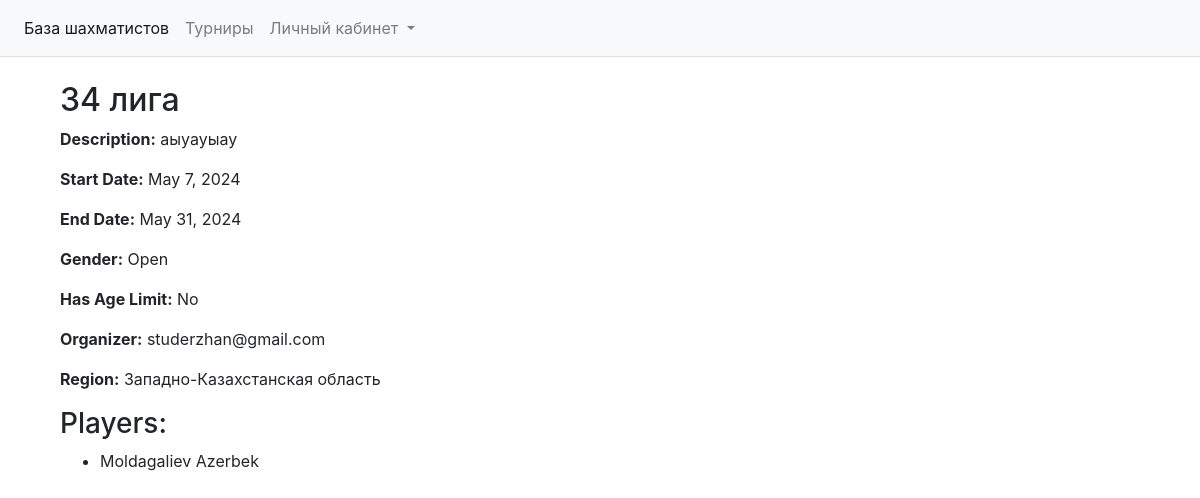
The app's page /tournaments/detail/3 with its own data.
### tournament/models.py (models this page shows, shortened)
class Tournament(models.Model):
    title = models.CharField('', max_length=50)
    description = models.TextField()
    start_date = models.DateField()
    end_date = models.DateField()
    gender = models.CharField(max_length=5, choices=TYPE_CHOICES, default='open')
    has_age_limit = models.BooleanField(default=False)
    min_age = models.PositiveIntegerField(blank=True, null=True)
    max_age = models.PositiveIntegerField(blank=True, null=True)
    organizer = models.ForeignKey(User, on_delete=models.CASCADE)
    players = models.ManyToManyField(ChessPlayers, related_name='tournaments')
    region = models.ForeignKey(Region, on_delete=models.CASCADE, null=True)

### players/models.py (models this page shows)
class User(AbstractBaseUser, PermissionsMixin):
    email = models.EmailField(unique=True, verbose_name='email address')
    is_active = models.BooleanField(default=True)
    is_staff = models.BooleanField(default=False)
    phone = models.CharField(max_length=15)
    full_name = models.CharField(max_length=100)
    is_database_admin = models.BooleanField(default=False)
    USERNAME_FIELD = 'email'
    REQUIRED_FIELDS = []
    objects = UserManager()
    def __str__(self):
        return self.email

class Region(models.Model):
    title = models.CharField('Название', max_length=40)
    def __str__(self):
        return self.title

class ChessPlayers(models.Model):
    fide_id = models.CharField(max_length=20, unique=True)
    last_name = models.CharField(max_length=20)
    first_name = models.CharField(max_length=20)
    last_name_fide = models.CharField(max_length=20)
    first_name_fide = models.CharField(max_length=20)
    title = models.CharField(max_length=2)
    gender = models.CharField(choices=GENDER, max_length=14)
    federation = models.CharField(max_length=3)
    rating_classical = models.CharField(max_length=4)
    rating_rapid = models.CharField(max_length=4)
    rating_blitz = models.CharField(max_length=4)
    region = models.ForeignKey('Region', on_delete=models.PROTECT)
    def __str__(self):
        return f'{self.last_name} {self.first_name}'

### tournament/views.py (the view)
# urls.py: path('detail/<int:pk>', TournamentDetailView.as_view(), name='detail_tournament')
class TournamentDetailView(DetailView):
    model = Tournament
    context_object_name = 'tournament'

### tournament/templates/tournament/tournament_detail.html (shortened to what this page needs)
{% extends 'players/base.html' %}
{% block section %}
<div class="container mt-4">
  <div class="row">
    <div class="col-md-8">
      <h2>{{ tournament.title }}</h2>
      <p><strong>Description:</strong> {{ tournament.description }}</p>
      <p><strong>Start Date:</strong> {{ tournament.start_date }}</p>
      <p><strong>End Date:</strong> {{ tournament.end_date }}</p>
      <p><strong>Gender:</strong> {{ tournament.get_gender_display }}</p>
      <p><strong>Has Age Limit:</strong> {% if tournament.has_age_limit %}Yes{% else %}No{% endif %}</p>
      <p><strong>Organizer:</strong> {{ tournament.organizer }}</p>
      <p><strong>Region:</strong> {{ tournament.region }}</p>
      <h3>Players:</h3>
      <ul>
        {% for player in tournament.players.all %}
        <li>{{ player }}</li>
        {% endfor %}
      </ul>
    </div>
  </div>
</div>
{% endblock %}

### records on screen
Tournament: title "34 лига", description "аыуауыау", start_date "May 7, 2024", end_date "May 31, 2024", gender "Open", organizer "studerzhan@gmail.com", region "Западно-Казахстанская область"
ChessPlayers: last_name+first_name "Moldagaliev Azerbek"
